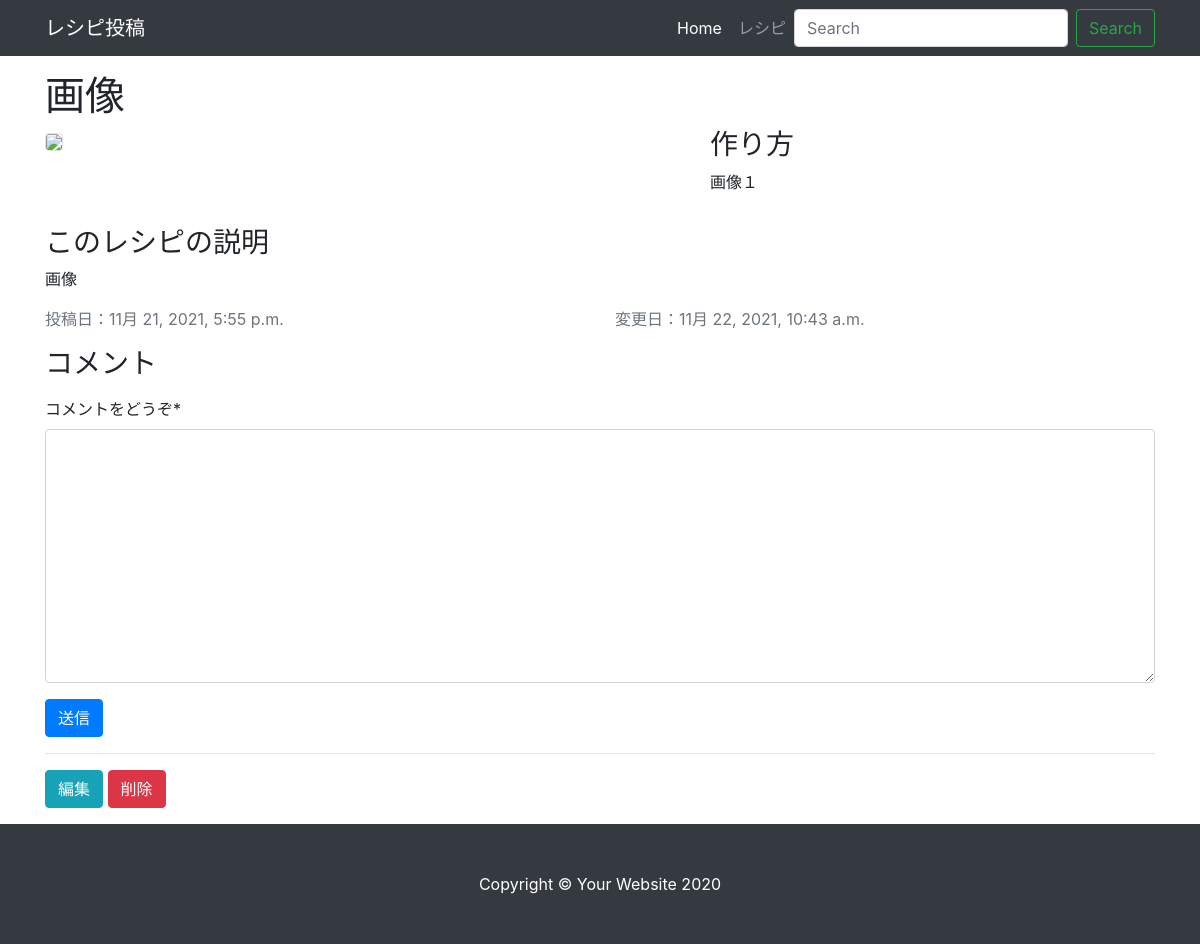
Before: /recipe/6 with the older database file.
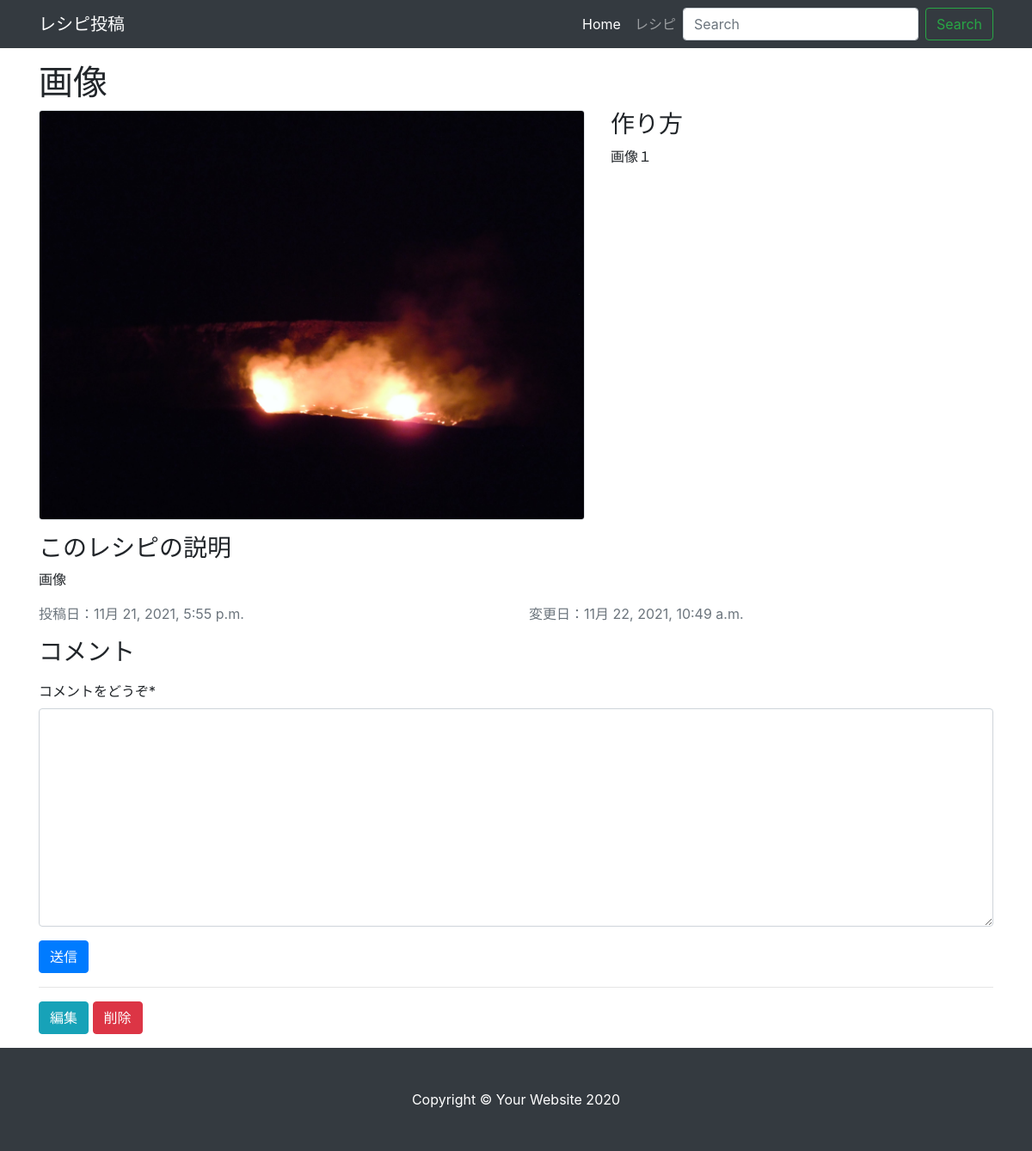
After: the same page with the newer database file.
### recipe/models.py (models this page shows, shortened)
class Recipe(models.Model):
    title = models.CharField(verbose_name="タイトル", max_length=200)
    content = models.TextField(verbose_name="内容")
    description = models.TextField(blank=True, default="")
    image = models.ImageField(upload_to="images/uploaded/", default=None, null=True, blank=True)
    created = models.DateTimeField(auto_now_add=True)
    modified = models.DateTimeField(auto_now=True)
    detail_main = ImageSpecField(
        source = "image",
        processors = [ResizeToFill(640, 480)],
        format = "jpeg",
        options = {"quality": 80}
    )
    class Meta:
        verbose_name = "レシピ"
        verbose_name_plural = "レシピ"

### recipe/views.py (the view)
# urls.py: path('<int:pk>', RecipeDetailView.as_view(), name="detail"),
class RecipeDetailView(DetailView):
  model = Recipe
  def get_context_data(self, **kwargs):
    context = super().get_context_data(**kwargs)
    context['CommentForm'] = CommentForm(initial={'recipe':self.object})
    return context

### comment/forms.py
class CommentForm(forms.ModelForm):
  class Meta:
    model = Comment
    fields = ["content", "recipe", ]
    widgets = {
      "recipe":forms.HiddenInput()
    }
    labels = {
      "content":"コメントをどうぞ"
    }

### recipe/templates/recipe/recipe_detail.html (shortened to what this page needs)
{% extends "base.html" %}
{% load static %}
{% load crispy_forms_tags %}
{% block body %}
  <div class="row my-3">
    <div class="col-lg-12">
      <h1>{{recipe.title}}</h1>
    </div>
    <div class="col-lg-7">
      {% if recipe.image %}
        <img src="{{ recipe.detail_main.url }}" width="640" class="img-fluid rounded border">
      {% else %}
        <img src="{% static 'images/01.jpeg' %}" width="640" class="img-fluid rounded border">
      {% endif %}
    </div>
    <div class="col-lg-5">
      <h3>作り方</h3>
      <p>{{recipe.content}}</p>
    </div>
  </div>
  <div class="row">
    <div class="col-lg-12">
      <h3>このレシピの説明</h3>
      <p>{{recipe.description}}</p>
    </div>
  </div>
  <div class="row">
    <div class="col">
      <p class="text-muted">投稿日：{{recipe.created}}</p>
    </div>
    <div class="col">
      <p class="text-muted">変更日：{{recipe.modified}}</p>
    </div>
  </div>
  <div class="row">
    <div class="col">
      <h3>コメント</h3>
    </div>
  </div>
  <div class="row">
    <div class="col">
      <form method="post" action="{% url 'comment:create' %}">
        {{ CommentForm|crispy }}
        <button type="submit" class="btn btn-primary">送信</button>
      </form>
    </div>
  </div>
  <hr>
  <div class="row">
    <div class="col-lg-12">
      <a class="btn btn-info" href="{% url 'recipe:update' recipe.id %}">編集</a>
      <a class="btn btn-danger" href="{% url 'recipe:delete' recipe.id %}">削除</a>
    </div>
  </div>
{% endblock %}

### lib/templates/base.html (shortened to what this page needs)
{% load static %}
<!DOCTYPE html>
<html lang="ja">
<head>
  <link href="{% static 'vendor/bootstrap/css/bootstrap.min.css' %}" rel="stylesheet">
  <link href="{% static 'css/small-business.css' %}" rel="stylesheet">
</head>
<body>
  <nav class="navbar navbar-expand-lg navbar-dark bg-dark fixed-top">
    <div class="container">
      <a class="navbar-brand" href="{% url 'index' %}">レシピ投稿</a>
      <div class="collapse navbar-collapse" id="navbarResponsive">
        <ul class="navbar-nav ml-auto">
          <li class="nav-item active">
            <a class="nav-link" href="{% url 'index' %}">Home
            </a>
          </li>
          <li class="nav-item">
            <a class="nav-link" href="{% url 'recipe:index' %}">レシピ</a>
          </li>
        </ul>
      </div>
      <form class="form-inline">
        <input class="form-control mr-sm-2" name="q" value="{{ request.GET.q }}" type="search" eholder="Search" placeholder="Search" aria-label="Search">
        <button class="btn btn-outline-success my-2 my-sm-0" type="submit">Search</button>
      </form>
    </div>
  </nav>
  <div class="container">
    {% block body %}
    {% endblock %}
  </div>
  <footer class="py-5 bg-dark mt-3">
    <div class="container">
      <p class="m-0 text-center text-white">Copyright &copy; Your Website 2020</p>
    </div>
  </footer>
</body>
</html>

### assets/css/small-business.css (style rules this page uses)
body { padding-top: 56px; }

Changed rows visible on the page:
changed Recipe "画像": detail_main: picture added; modified "11月 22, 2021, 10:43 a.m." → "11月 22, 2021, 10:49 a.m."
